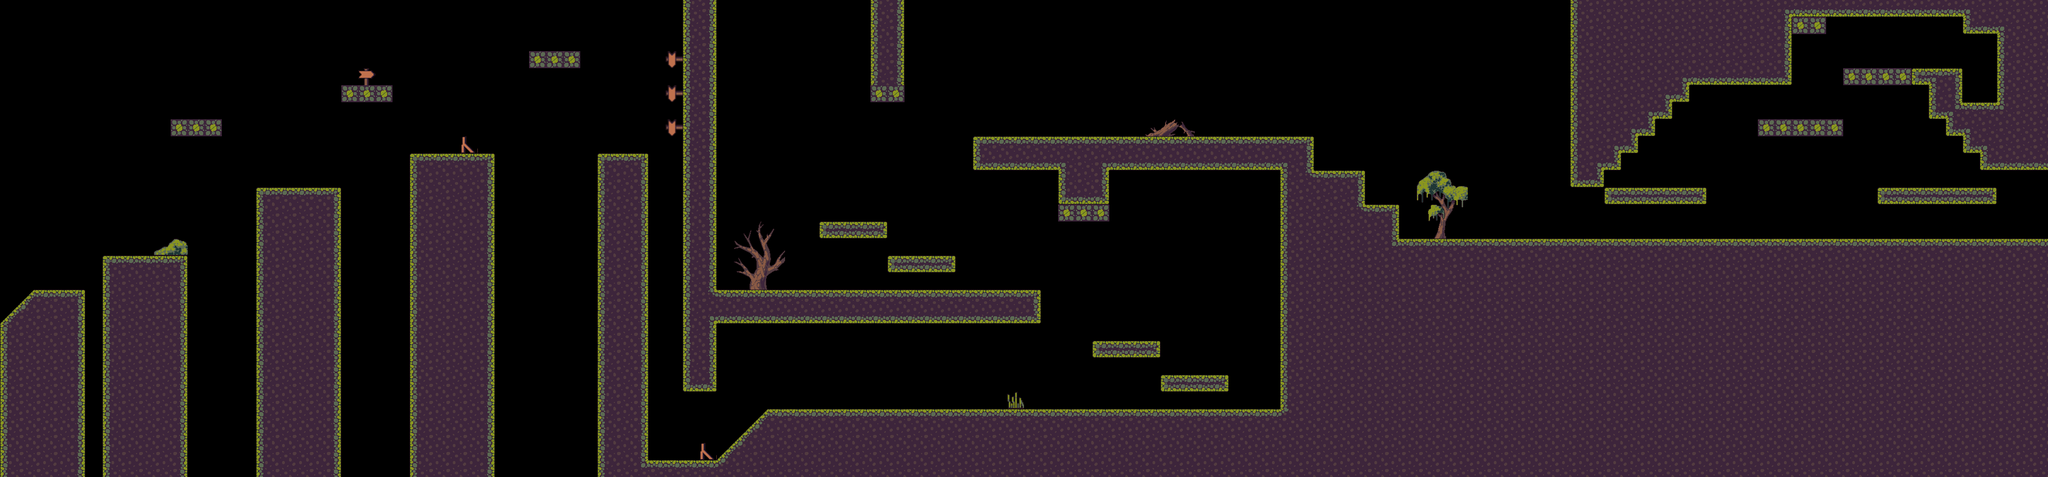

This is a level from a 2D game, rendered from its Tiled map with the project's own tilesets. A one-line summary and the map file follow, with tile-layer data summarised:
An orthogonal 120x28 tile map with 32x32 px tiles, 1 tile layer (Tile Layer 1), 9 tilesets and 2 objects.

<map version="1.10" tiledversion="1.11.2" orientation="orthogonal" renderorder="right-down" width="120" height="28" tilewidth="32" tileheight="32" infinite="0" nextlayerid="2" nextobjectid="1">
 <tileset firstgid="1" source="../map_tileset.tsx" />
 <tileset firstgid="61" source="../bushes.tsx" />
 <tileset firstgid="63" name="pointers" tilewidth="32" tileheight="32" tilecount="1" columns="1">
  <image source="../img/Tiles/1 Tiles/pointer.png" width="32" height="42" />
  <tile id="0">
   <objectgroup draworder="index" id="2">
    <object id="1" x="0.0640384" y="0.128077" width="33.1527" height="31.936" />
    <object id="2" x="0.0640384" y="0.192115" width="32" height="32" />
   </objectgroup>
  </tile>
 </tileset>
 <tileset firstgid="64" source="../fences.tsx" />
 <tileset firstgid="65" source="../trees.tsx" />
 <tileset firstgid="77" source="../willows.tsx" />
 <tileset firstgid="89" source="../ridges.tsx" />
 <tileset firstgid="92" source="../grass.tsx" />
 <tileset firstgid="93" source="../downPointer.tsx" />
 <layer id="1" name="Tile Layer 1" width="120" height="28">
  <data>[3360 cells, 1524 non-empty, 57 distinct tile ids]</data>
 </layer>
</map>
